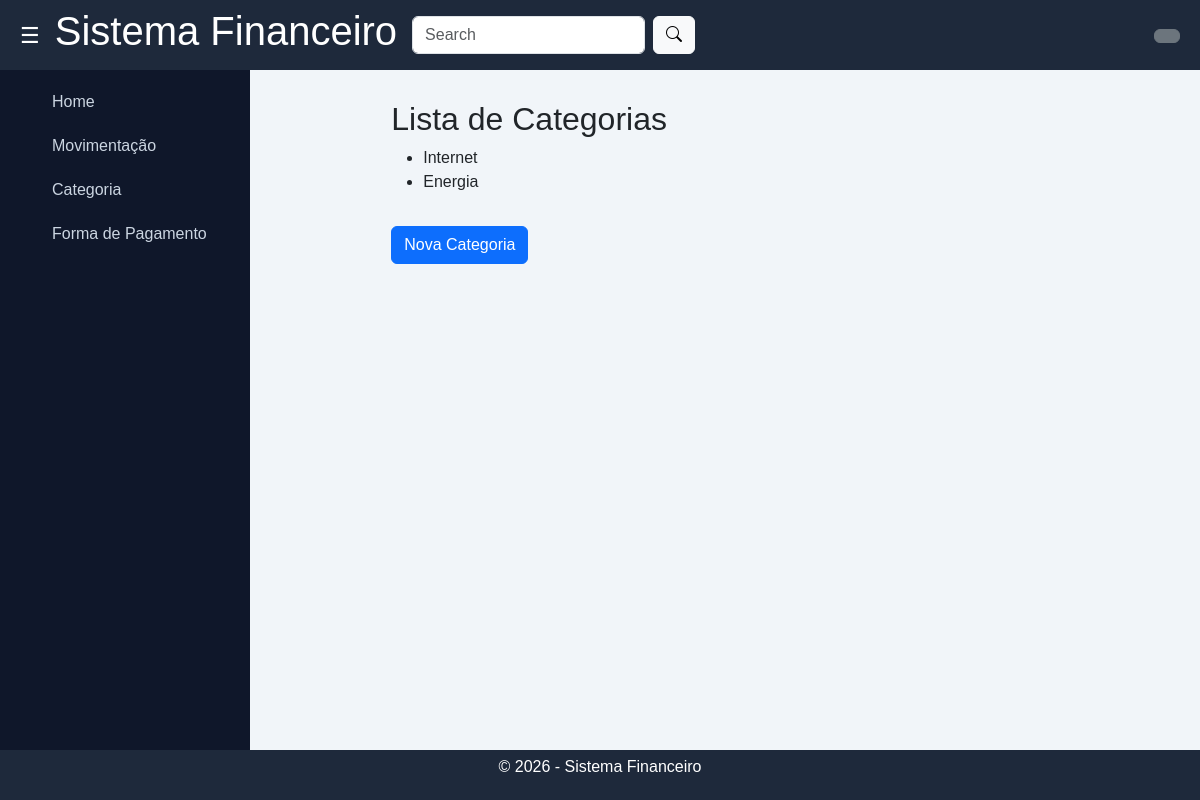
/financas/categorias/, run on an earlier commit of the app's database.
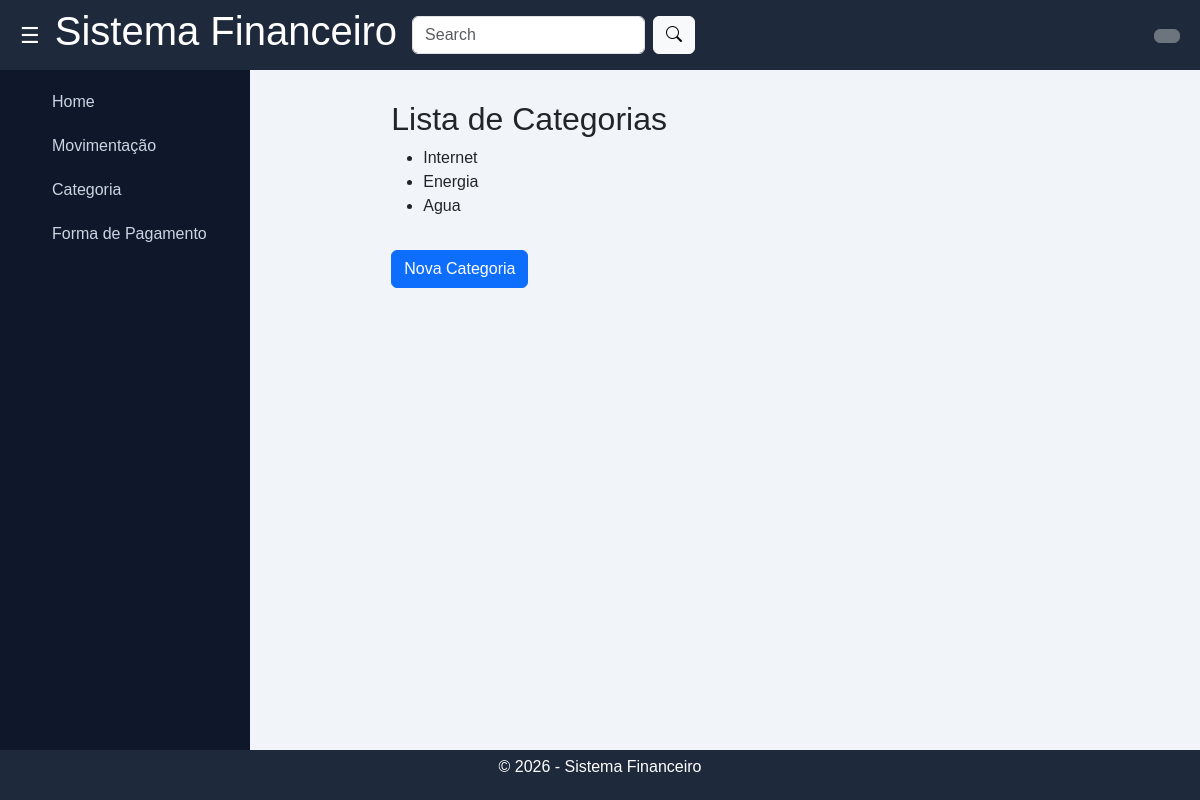
And on a later commit of the database.
### financas/models/categoria.py (models this page shows, shortened)
class Categoria(models.Model):
    user = models.ForeignKey(settings.AUTH_USER_MODEL, on_delete=models.CASCADE, null=True, blank=True)
    nome = models.CharField(max_length=100)
    valor_padrao = models.DecimalField(max_digits=10, decimal_places=2, null=True, blank=True)

### financas/views.py (the view)
# urls.py: path('categorias/', views.categoria_list, name='categoria_list'),
def categoria_list(request):
    categorias = Categoria.objects.all()
    return render(request, 'categoria/categoria_list.html', {'categorias': categorias})

### templates/categoria/categoria_list.html
{% extends 'base.html' %}
{% block content %}
<h2>Lista de Categorias</h2>
<ul>
    {% for categoria in categorias %}
        <li>{{ categoria.nome }}</li>
    {% empty %}
        <li>Nenhuma categoria cadastrada.</li>
    {% endfor %}
</ul>
<a href="{% url 'categoria_create' %}" class="btn btn-primary mt-3">
    Nova Categoria
</a>
{% endblock %}

What changed in the data, as far as the page shows it:
added Categoria: nome "Agua"
